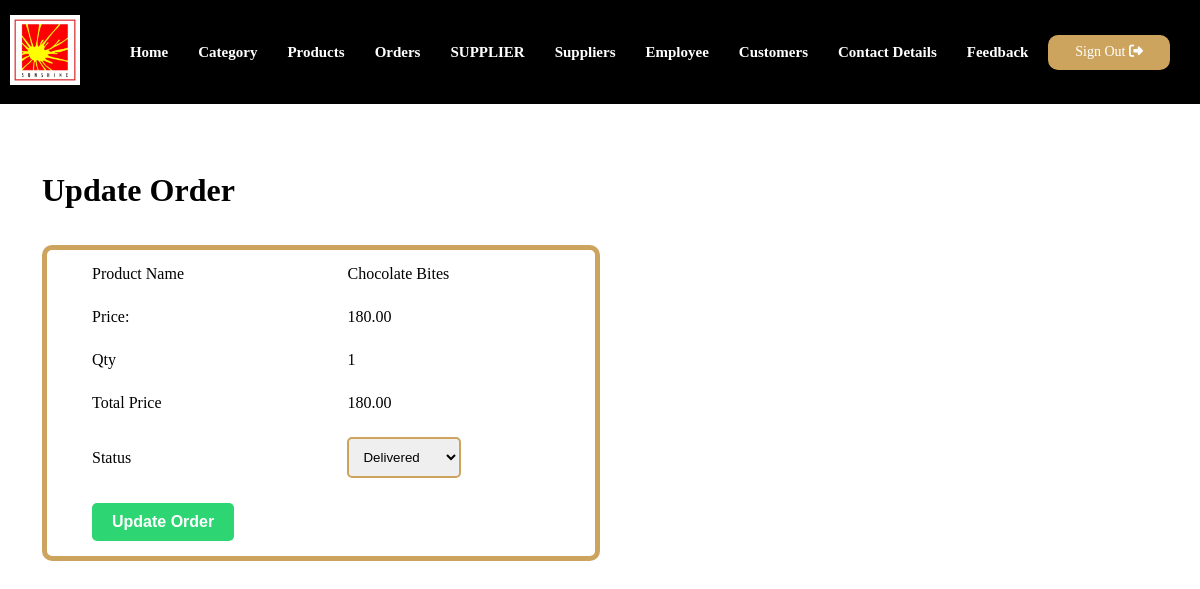
Page /admin/update-order.php?id=29 (signed in) on the committed database.
### tables this page shows
CREATE TABLE `order_food` (
  `order_id` int(10) NOT NULL,
  `title` varchar(100) NOT NULL,
  `image_name` varchar(255) NOT NULL,
  `price` decimal(10,2) NOT NULL,
  `quantity` int(100) NOT NULL,
  `total_price` decimal(10,2) NOT NULL,
  `status` varchar(100) NOT NULL
);

### admin/update-order.php (the view, shortened to what this page needs)
<?php include('partials/menuu.php');?>
            ?><br><br>
<div class="main-content">
    <div class="wrapper">
        <h1>Update Order</h1><br><br>
        <?php
            if(isset($_GET['id']))
            {
                $id = $_GET['id'];
                $sql = "SELECT * FROM `order_food` WHERE order_id=$id";
                $res = mysqli_query($conn, $sql);
                $count = mysqli_num_rows($res);
                if($count>=1)
                {
                    $row = mysqli_fetch_assoc($res);
                    $title = $row['title'];
                    $price = $row['price'];
                    $quantity = $row['quantity'];
                    $total_price = $row['total_price'];
                    $status = $row['status'];
                }
                else
                {
                    header('location:'.SITEURL.'admin/manage-order.php');
                }
            }
            else
            {
                header('location:'.SITEURL.'admin/manage-order.php');
            }
        ?>
        <form action="" method="POST">
            <table cellspacing="5px" class="tbl-50">
                <tr>
                    <td>Product Name</td>
                    <td><?php echo $title; ?></td>
                </tr>
                <tr>
                    <td>Price: </td>
                    <td><?php echo $price; ?></td>
                </tr>
                <tr>
                    <td>Qty</td>
                    <td><?php echo $quantity; ?></td>
                </tr>
                <tr>
                    <td>Total Price</td>
                    <td><?php echo $total_price; ?></td>
                </tr>
                <tr>
                    <td>Status</td>
                    <td>
                        <select name="status">
                            <option <?php if($status=="Delivered"){ echo "selected";} ?> value="Delivered">Delivered</option>
                        </select>
                    </td>
                </tr>
                <tr>
                    <td colspan="2">
                        <input type="submit" name="submit" value="Update Order" class="buttondesign green">
                    </td>
                </tr>
            </table>
        </form>
    </div>
</div>

### assets/css/admins.css (style rules this page uses)
:root { --heading1: 'Permanent Marker', cursive; --heading2: 'Barlow', sans-serif; --para: 'Roboto', sans-serif; --yellow: #cda45e; --brown: #151515; --black: #000; --white: #fff; --lightwhite: #d1d5db; }
* { padding: 0px; margin: 0px; box-sizing: border-box; }
.buttondesign { padding: 15px 30px; color: var(--white); text-decoration: none; font-size: 16px; font-weight: bold; background: var(--yellow); border-radius: 10px; display: inline-block; border: 2px solid var(--yellow); transition: 0.7s; }
.wrapper { padding: 1%; width: 95%; margin: 0 auto; }
table { border: 5px solid var(--yellow); border-radius: 10px; width: 100%; }
table tr td { text-align: center; padding: 25px 5px; }
table td .buttondesign { border-radius: 5px; padding: 10px 20px; border: 0px; }
.green { background-color: #2ed573; }
.tbl-50 { width: 50%; }
.tbl-50 input[type=text], textarea, input[type=number], select, input[type=file] { padding: 10px; border: 2px solid var(--yellow); border-radius: 5px; }
.tbl-50 tr td { text-align: left; padding: 10px 40px; }
.main-content { padding: 20px 0; }

### rows in the picture
order_food: title "Chocolate Bites", price "180.00", quantity "1", total_price "180.00", status "Delivered"
